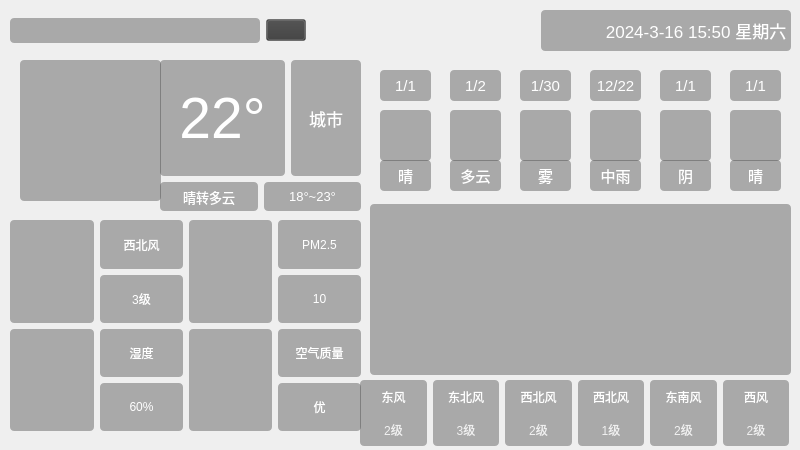
<?xml version="1.0" encoding="UTF-8"?>
<ui version="4.0">
 <class>MainWindow</class>
 <widget class="QMainWindow" name="MainWindow">
  <property name="geometry">
   <rect>
    <x>0</x>
    <y>0</y>
    <width>800</width>
    <height>450</height>
   </rect>
  </property>
  <property name="minimumSize">
   <size>
    <width>800</width>
    <height>450</height>
   </size>
  </property>
  <property name="maximumSize">
   <size>
    <width>800</width>
    <height>450</height>
   </size>
  </property>
  <property name="windowTitle">
   <string>MainWindow</string>
  </property>
  <property name="styleSheet">
   <string notr="true"/>
  </property>
  <widget class="QWidget" name="centralwidget">
   <layout class="QVBoxLayout" name="verticalLayout">
    <property name="leftMargin">
     <number>0</number>
    </property>
    <property name="topMargin">
     <number>0</number>
    </property>
    <property name="rightMargin">
     <number>0</number>
    </property>
    <property name="bottomMargin">
     <number>0</number>
    </property>
    <item>
     <widget class="QWidget" name="widget" native="true">
      <property name="styleSheet">
       <string notr="true">QWidget#widget{
	border-image: url(:/res/bg.jpg);
}

QLabel {
	border-radius: 4px;
	background-color: rgba(60, 60, 60, 100);
	color: rgb(255, 255, 255);
}

QPushButton{
	background-color: rgba(60, 60, 60, 100);
}

QLineEdit{
	border-radius: 4px;
	background-color: rgba(60, 60, 60, 100);
	color: rgb(255, 255, 255);
}</string>
      </property>
      <widget class="QWidget" name="widget_7" native="true">
       <property name="geometry">
        <rect>
         <x>370</x>
         <y>199</y>
         <width>421</width>
         <height>181</height>
        </rect>
       </property>
       <layout class="QVBoxLayout" name="verticalLayout_6">
        <property name="spacing">
         <number>0</number>
        </property>
        <property name="topMargin">
         <number>5</number>
        </property>
        <property name="bottomMargin">
         <number>5</number>
        </property>
        <item>
         <widget class="QLabel" name="lblHighCurve">
          <property name="minimumSize">
           <size>
            <width>0</width>
            <height>80</height>
           </size>
          </property>
          <property name="maximumSize">
           <size>
            <width>10000</width>
            <height>10000</height>
           </size>
          </property>
          <property name="styleSheet">
           <string notr="true">border-bottom-left-radius: 0px;
border-bottom-right-radius: 0px;</string>
          </property>
          <property name="text">
           <string/>
          </property>
          <property name="alignment">
           <set>Qt::AlignCenter</set>
          </property>
         </widget>
        </item>
        <item>
         <widget class="QLabel" name="lblLowCurve">
          <property name="minimumSize">
           <size>
            <width>0</width>
            <height>80</height>
           </size>
          </property>
          <property name="maximumSize">
           <size>
            <width>10000</width>
            <height>10000</height>
           </size>
          </property>
          <property name="styleSheet">
           <string notr="true">border-top-left-radius: 0px;
border-top-right-radius: 0px;</string>
          </property>
          <property name="text">
           <string/>
          </property>
          <property name="alignment">
           <set>Qt::AlignCenter</set>
          </property>
         </widget>
        </item>
       </layout>
      </widget>
      <widget class="QWidget" name="widget_4" native="true">
       <property name="geometry">
        <rect>
         <x>370</x>
         <y>70</y>
         <width>421</width>
         <height>161</height>
        </rect>
       </property>
       <widget class="QLabel" name="Weather_text_5">
        <property name="geometry">
         <rect>
          <x>290</x>
          <y>90</y>
          <width>51</width>
          <height>31</height>
         </rect>
        </property>
        <property name="font">
         <font>
          <pointsize>11</pointsize>
         </font>
        </property>
        <property name="text">
         <string>阴</string>
        </property>
        <property name="alignment">
         <set>Qt::AlignCenter</set>
        </property>
       </widget>
       <widget class="QLabel" name="Weather_4">
        <property name="geometry">
         <rect>
          <x>220</x>
          <y>40</y>
          <width>51</width>
          <height>51</height>
         </rect>
        </property>
        <property name="text">
         <string/>
        </property>
        <property name="pixmap">
         <pixmap resource="res.qrc">:/res/type/XiaoDaoZhongXue.png</pixmap>
        </property>
        <property name="scaledContents">
         <bool>true</bool>
        </property>
        <property name="alignment">
         <set>Qt::AlignCenter</set>
        </property>
       </widget>
       <widget class="QLabel" name="Weather_2">
        <property name="geometry">
         <rect>
          <x>80</x>
          <y>40</y>
          <width>51</width>
          <height>51</height>
         </rect>
        </property>
        <property name="text">
         <string/>
        </property>
        <property name="pixmap">
         <pixmap resource="res.qrc">:/res/type/DuoYun.png</pixmap>
        </property>
        <property name="scaledContents">
         <bool>true</bool>
        </property>
        <property name="alignment">
         <set>Qt::AlignCenter</set>
        </property>
       </widget>
       <widget class="QLabel" name="Weather_text_1">
        <property name="geometry">
         <rect>
          <x>10</x>
          <y>90</y>
          <width>51</width>
          <height>31</height>
         </rect>
        </property>
        <property name="font">
         <font>
          <pointsize>11</pointsize>
         </font>
        </property>
        <property name="text">
         <string>晴</string>
        </property>
        <property name="alignment">
         <set>Qt::AlignCenter</set>
        </property>
       </widget>
       <widget class="QLabel" name="Weather_text_3">
        <property name="geometry">
         <rect>
          <x>150</x>
          <y>90</y>
          <width>51</width>
          <height>31</height>
         </rect>
        </property>
        <property name="font">
         <font>
          <pointsize>11</pointsize>
         </font>
        </property>
        <property name="text">
         <string>雾</string>
        </property>
        <property name="alignment">
         <set>Qt::AlignCenter</set>
        </property>
       </widget>
       <widget class="QLabel" name="Weather_5">
        <property name="geometry">
         <rect>
          <x>290</x>
          <y>40</y>
          <width>51</width>
          <height>51</height>
         </rect>
        </property>
        <property name="text">
         <string/>
        </property>
        <property name="pixmap">
         <pixmap resource="res.qrc">:/res/type/Yin.png</pixmap>
        </property>
        <property name="scaledContents">
         <bool>true</bool>
        </property>
        <property name="alignment">
         <set>Qt::AlignCenter</set>
        </property>
       </widget>
       <widget class="QLabel" name="Weather_3">
        <property name="geometry">
         <rect>
          <x>150</x>
          <y>40</y>
          <width>51</width>
          <height>51</height>
         </rect>
        </property>
        <property name="text">
         <string/>
        </property>
        <property name="pixmap">
         <pixmap resource="res.qrc">:/res/type/Wu.png</pixmap>
        </property>
        <property name="scaledContents">
         <bool>true</bool>
        </property>
        <property name="alignment">
         <set>Qt::AlignCenter</set>
        </property>
       </widget>
       <widget class="QLabel" name="Weather_text_4">
        <property name="geometry">
         <rect>
          <x>220</x>
          <y>90</y>
          <width>51</width>
          <height>31</height>
         </rect>
        </property>
        <property name="font">
         <font>
          <pointsize>11</pointsize>
         </font>
        </property>
        <property name="text">
         <string>中雨</string>
        </property>
        <property name="alignment">
         <set>Qt::AlignCenter</set>
        </property>
       </widget>
       <widget class="QLabel" name="Weather_text_2">
        <property name="geometry">
         <rect>
          <x>80</x>
          <y>90</y>
          <width>51</width>
          <height>31</height>
         </rect>
        </property>
        <property name="font">
         <font>
          <pointsize>11</pointsize>
         </font>
        </property>
        <property name="text">
         <string>多云</string>
        </property>
        <property name="alignment">
         <set>Qt::AlignCenter</set>
        </property>
       </widget>
       <widget class="QLabel" name="Weather_1">
        <property name="geometry">
         <rect>
          <x>10</x>
          <y>40</y>
          <width>51</width>
          <height>51</height>
         </rect>
        </property>
        <property name="text">
         <string/>
        </property>
        <property name="pixmap">
         <pixmap resource="res.qrc">:/res/type/Qing.png</pixmap>
        </property>
        <property name="scaledContents">
         <bool>true</bool>
        </property>
        <property name="alignment">
         <set>Qt::AlignCenter</set>
        </property>
       </widget>
       <widget class="QLabel" name="Weather_6">
        <property name="geometry">
         <rect>
          <x>360</x>
          <y>40</y>
          <width>51</width>
          <height>51</height>
         </rect>
        </property>
        <property name="text">
         <string/>
        </property>
        <property name="pixmap">
         <pixmap resource="res.qrc">:/res/type/Qing.png</pixmap>
        </property>
        <property name="scaledContents">
         <bool>true</bool>
        </property>
        <property name="alignment">
         <set>Qt::AlignCenter</set>
        </property>
       </widget>
       <widget class="QLabel" name="Weather_text_6">
        <property name="geometry">
         <rect>
          <x>360</x>
          <y>90</y>
          <width>51</width>
          <height>31</height>
         </rect>
        </property>
        <property name="font">
         <font>
          <pointsize>11</pointsize>
         </font>
        </property>
        <property name="text">
         <string>晴</string>
        </property>
        <property name="alignment">
         <set>Qt::AlignCenter</set>
        </property>
       </widget>
       <widget class="QLabel" name="date_1">
        <property name="geometry">
         <rect>
          <x>10</x>
          <y>0</y>
          <width>51</width>
          <height>31</height>
         </rect>
        </property>
        <property name="font">
         <font>
          <pointsize>11</pointsize>
         </font>
        </property>
        <property name="styleSheet">
         <string notr="true"/>
        </property>
        <property name="text">
         <string>1/1</string>
        </property>
        <property name="alignment">
         <set>Qt::AlignCenter</set>
        </property>
       </widget>
       <widget class="QLabel" name="date_2">
        <property name="geometry">
         <rect>
          <x>80</x>
          <y>0</y>
          <width>51</width>
          <height>31</height>
         </rect>
        </property>
        <property name="font">
         <font>
          <pointsize>11</pointsize>
         </font>
        </property>
        <property name="text">
         <string>1/2</string>
        </property>
        <property name="alignment">
         <set>Qt::AlignCenter</set>
        </property>
       </widget>
       <widget class="QLabel" name="date_3">
        <property name="geometry">
         <rect>
          <x>150</x>
          <y>0</y>
          <width>51</width>
          <height>31</height>
         </rect>
        </property>
        <property name="font">
         <font>
          <pointsize>11</pointsize>
         </font>
        </property>
        <property name="text">
         <string>1/30</string>
        </property>
        <property name="alignment">
         <set>Qt::AlignCenter</set>
        </property>
       </widget>
       <widget class="QLabel" name="date_4">
        <property name="geometry">
         <rect>
          <x>220</x>
          <y>0</y>
          <width>51</width>
          <height>31</height>
         </rect>
        </property>
        <property name="font">
         <font>
          <pointsize>11</pointsize>
         </font>
        </property>
        <property name="text">
         <string>12/22</string>
        </property>
        <property name="alignment">
         <set>Qt::AlignCenter</set>
        </property>
       </widget>
       <widget class="QLabel" name="date_5">
        <property name="geometry">
         <rect>
          <x>290</x>
          <y>0</y>
          <width>51</width>
          <height>31</height>
         </rect>
        </property>
        <property name="font">
         <font>
          <pointsize>11</pointsize>
         </font>
        </property>
        <property name="text">
         <string>1/1</string>
        </property>
        <property name="alignment">
         <set>Qt::AlignCenter</set>
        </property>
       </widget>
       <widget class="QLabel" name="date_6">
        <property name="geometry">
         <rect>
          <x>360</x>
          <y>0</y>
          <width>51</width>
          <height>31</height>
         </rect>
        </property>
        <property name="font">
         <font>
          <pointsize>11</pointsize>
         </font>
        </property>
        <property name="text">
         <string>1/1</string>
        </property>
        <property name="alignment">
         <set>Qt::AlignCenter</set>
        </property>
       </widget>
      </widget>
      <widget class="QWidget" name="layoutWidget">
       <property name="geometry">
        <rect>
         <x>10</x>
         <y>10</y>
         <width>781</width>
         <height>41</height>
        </rect>
       </property>
       <layout class="QHBoxLayout" name="horizontalLayout">
        <item>
         <widget class="QLineEdit" name="search_edit">
          <property name="minimumSize">
           <size>
            <width>250</width>
            <height>25</height>
           </size>
          </property>
          <property name="text">
           <string extracomment="城市"/>
          </property>
         </widget>
        </item>
        <item>
         <widget class="QPushButton" name="search_btn">
          <property name="text">
           <string/>
          </property>
          <property name="icon">
           <iconset resource="res.qrc">
            <normaloff>:/res/search.png</normaloff>:/res/search.png</iconset>
          </property>
         </widget>
        </item>
        <item>
         <spacer name="horizontalSpacer">
          <property name="orientation">
           <enum>Qt::Horizontal</enum>
          </property>
          <property name="sizeHint" stdset="0">
           <size>
            <width>40</width>
            <height>20</height>
           </size>
          </property>
         </spacer>
        </item>
        <item>
         <widget class="QLabel" name="date_label">
          <property name="minimumSize">
           <size>
            <width>250</width>
            <height>0</height>
           </size>
          </property>
          <property name="font">
           <font>
            <pointsize>13</pointsize>
           </font>
          </property>
          <property name="text">
           <string>2024-3-16 15:50 星期六 </string>
          </property>
          <property name="alignment">
           <set>Qt::AlignRight|Qt::AlignTrailing|Qt::AlignVCenter</set>
          </property>
         </widget>
        </item>
       </layout>
      </widget>
      <widget class="QWidget" name="widget_3" native="true">
       <property name="geometry">
        <rect>
         <x>160</x>
         <y>60</y>
         <width>201</width>
         <height>151</height>
        </rect>
       </property>
       <layout class="QVBoxLayout" name="verticalLayout_2" stretch="4,1">
        <property name="leftMargin">
         <number>0</number>
        </property>
        <property name="topMargin">
         <number>0</number>
        </property>
        <property name="rightMargin">
         <number>0</number>
        </property>
        <property name="bottomMargin">
         <number>0</number>
        </property>
        <item>
         <layout class="QHBoxLayout" name="horizontalLayout_4">
          <item>
           <widget class="QLabel" name="temp_label">
            <property name="font">
             <font>
              <pointsize>43</pointsize>
             </font>
            </property>
            <property name="text">
             <string>22°</string>
            </property>
            <property name="alignment">
             <set>Qt::AlignCenter</set>
            </property>
           </widget>
          </item>
          <item>
           <widget class="QLabel" name="city_label">
            <property name="minimumSize">
             <size>
              <width>50</width>
              <height>0</height>
             </size>
            </property>
            <property name="maximumSize">
             <size>
              <width>70</width>
              <height>16777215</height>
             </size>
            </property>
            <property name="font">
             <font>
              <pointsize>13</pointsize>
             </font>
            </property>
            <property name="text">
             <string>城市</string>
            </property>
            <property name="alignment">
             <set>Qt::AlignCenter</set>
            </property>
           </widget>
          </item>
         </layout>
        </item>
        <item>
         <layout class="QHBoxLayout" name="horizontalLayout_3">
          <item>
           <widget class="QLabel" name="weather_info">
            <property name="font">
             <font>
              <pointsize>10</pointsize>
             </font>
            </property>
            <property name="text">
             <string>晴转多云</string>
            </property>
            <property name="alignment">
             <set>Qt::AlignCenter</set>
            </property>
           </widget>
          </item>
          <item>
           <widget class="QLabel" name="temp_info">
            <property name="font">
             <font>
              <pointsize>10</pointsize>
             </font>
            </property>
            <property name="text">
             <string>18°~23°</string>
            </property>
            <property name="alignment">
             <set>Qt::AlignCenter</set>
            </property>
           </widget>
          </item>
         </layout>
        </item>
       </layout>
      </widget>
      <widget class="QWidget" name="widget_8" native="true">
       <property name="geometry">
        <rect>
         <x>360</x>
         <y>380</y>
         <width>429</width>
         <height>66</height>
        </rect>
       </property>
       <layout class="QGridLayout" name="gridLayout_4">
        <property name="verticalSpacing">
         <number>0</number>
        </property>
        <item row="1" column="3">
         <widget class="QLabel" name="lblFl3">
          <property name="styleSheet">
           <string notr="true">border-top-left-radius: 0px;
border-top-right-radius: 0px;
color: rgb(240, 240, 240);</string>
          </property>
          <property name="text">
           <string>1级</string>
          </property>
          <property name="alignment">
           <set>Qt::AlignCenter</set>
          </property>
         </widget>
        </item>
        <item row="0" column="3">
         <widget class="QLabel" name="lblFx3">
          <property name="styleSheet">
           <string notr="true">border-bottom-left-radius: 0px;
border-bottom-right-radius: 0px;</string>
          </property>
          <property name="text">
           <string>西北风</string>
          </property>
          <property name="alignment">
           <set>Qt::AlignCenter</set>
          </property>
         </widget>
        </item>
        <item row="1" column="1">
         <widget class="QLabel" name="lblFl1">
          <property name="styleSheet">
           <string notr="true">border-top-left-radius: 0px;
border-top-right-radius: 0px;
color: rgb(240, 240, 240);</string>
          </property>
          <property name="text">
           <string>3级</string>
          </property>
          <property name="alignment">
           <set>Qt::AlignCenter</set>
          </property>
         </widget>
        </item>
        <item row="1" column="4">
         <widget class="QLabel" name="lblFl4">
          <property name="styleSheet">
           <string notr="true">border-top-left-radius: 0px;
border-top-right-radius: 0px;
color: rgb(240, 240, 240);</string>
          </property>
          <property name="text">
           <string>2级</string>
          </property>
          <property name="alignment">
           <set>Qt::AlignCenter</set>
          </property>
         </widget>
        </item>
        <item row="0" column="1">
         <widget class="QLabel" name="lblFx1">
          <property name="styleSheet">
           <string notr="true">border-bottom-left-radius: 0px;
border-bottom-right-radius: 0px;</string>
          </property>
          <property name="text">
           <string>东北风</string>
          </property>
          <property name="alignment">
           <set>Qt::AlignCenter</set>
          </property>
         </widget>
        </item>
        <item row="1" column="2">
         <widget class="QLabel" name="lblFl2">
          <property name="styleSheet">
           <string notr="true">border-top-left-radius: 0px;
border-top-right-radius: 0px;
color: rgb(240, 240, 240);</string>
          </property>
          <property name="text">
           <string>2级</string>
          </property>
          <property name="alignment">
           <set>Qt::AlignCenter</set>
          </property>
         </widget>
        </item>
        <item row="1" column="0">
         <widget class="QLabel" name="lblFl0">
          <property name="styleSheet">
           <string notr="true">border-top-left-radius: 0px;
border-top-right-radius: 0px;
color: rgb(240, 240, 240);</string>
          </property>
          <property name="text">
           <string>2级</string>
          </property>
          <property name="alignment">
           <set>Qt::AlignCenter</set>
          </property>
         </widget>
        </item>
        <item row="0" column="2">
         <widget class="QLabel" name="lblFx2">
          <property name="styleSheet">
           <string notr="true">border-bottom-left-radius: 0px;
border-bottom-right-radius: 0px;</string>
          </property>
          <property name="text">
           <string>西北风</string>
          </property>
          <property name="alignment">
           <set>Qt::AlignCenter</set>
          </property>
         </widget>
        </item>
        <item row="0" column="4">
         <widget class="QLabel" name="lblFx4">
          <property name="styleSheet">
           <string notr="true">border-bottom-left-radius: 0px;
border-bottom-right-radius: 0px;</string>
          </property>
          <property name="text">
           <string>东南风</string>
          </property>
          <property name="alignment">
           <set>Qt::AlignCenter</set>
          </property>
         </widget>
        </item>
        <item row="0" column="0">
         <widget class="QLabel" name="lblFx0">
          <property name="styleSheet">
           <string notr="true">border-bottom-left-radius: 0px;
border-bottom-right-radius: 0px;</string>
          </property>
          <property name="text">
           <string>东风</string>
          </property>
          <property name="alignment">
           <set>Qt::AlignCenter</set>
          </property>
         </widget>
        </item>
        <item row="0" column="5">
         <widget class="QLabel" name="lblFx5">
          <property name="styleSheet">
           <string notr="true">border-bottom-left-radius: 0px;
border-bottom-right-radius: 0px;</string>
          </property>
          <property name="text">
           <string>西风</string>
          </property>
          <property name="alignment">
           <set>Qt::AlignCenter</set>
          </property>
         </widget>
        </item>
        <item row="1" column="5">
         <widget class="QLabel" name="lblFl5">
          <property name="styleSheet">
           <string notr="true">border-top-left-radius: 0px;
border-top-right-radius: 0px;
color: rgb(240, 240, 240);</string>
          </property>
          <property name="text">
           <string>2级</string>
          </property>
          <property name="alignment">
           <set>Qt::AlignCenter</set>
          </property>
         </widget>
        </item>
       </layout>
      </widget>
      <widget class="QWidget" name="widget_2" native="true">
       <property name="geometry">
        <rect>
         <x>10</x>
         <y>220</y>
         <width>351</width>
         <height>211</height>
        </rect>
       </property>
       <property name="styleSheet">
        <string notr="true"/>
       </property>
       <layout class="QGridLayout" name="gridLayout">
        <item row="0" column="1">
         <layout class="QHBoxLayout" name="horizontalLayout_6">
          <item>
           <widget class="QLabel" name="label_8">
            <property name="text">
             <string/>
            </property>
            <property name="pixmap">
             <pixmap resource="res.qrc">:/res/pm25.png</pixmap>
            </property>
            <property name="scaledContents">
             <bool>true</bool>
            </property>
           </widget>
          </item>
          <item>
           <layout class="QVBoxLayout" name="verticalLayout_3">
            <item>
             <widget class="QLabel" name="pm25_label">
              <property name="minimumSize">
               <size>
                <width>60</width>
                <height>0</height>
               </size>
              </property>
              <property name="text">
               <string>PM2.5</string>
              </property>
              <property name="alignment">
               <set>Qt::AlignCenter</set>
              </property>
             </widget>
            </item>
            <item>
             <widget class="QLabel" name="pm25_level_label">
              <property name="text">
               <string>10</string>
              </property>
              <property name="alignment">
               <set>Qt::AlignCenter</set>
              </property>
             </widget>
            </item>
           </layout>
          </item>
         </layout>
        </item>
        <item row="1" column="0">
         <layout class="QHBoxLayout" name="horizontalLayout_7">
          <item>
           <widget class="QLabel" name="label_11">
            <property name="text">
             <string/>
            </property>
            <property name="pixmap">
             <pixmap resource="res.qrc">:/res/humidity.png</pixmap>
            </property>
            <property name="scaledContents">
             <bool>true</bool>
            </property>
           </widget>
          </item>
          <item>
           <layout class="QVBoxLayout" name="verticalLayout_4">
            <item>
             <widget class="QLabel" name="humidity_label">
              <property name="minimumSize">
               <size>
                <width>60</width>
                <height>0</height>
               </size>
              </property>
              <property name="text">
               <string>湿度</string>
              </property>
              <property name="alignment">
               <set>Qt::AlignCenter</set>
              </property>
             </widget>
            </item>
            <item>
             <widget class="QLabel" name="humidity_percent">
              <property name="text">
               <string>60%</string>
              </property>
              <property name="alignment">
               <set>Qt::AlignCenter</set>
              </property>
             </widget>
            </item>
           </layout>
          </item>
         </layout>
        </item>
        <item row="1" column="1">
         <layout class="QHBoxLayout" name="horizontalLayout_8">
          <item>
           <widget class="QLabel" name="label_14">
            <property name="text">
             <string/>
            </property>
            <property name="pixmap">
             <pixmap resource="res.qrc">:/res/aqi.png</pixmap>
            </property>
            <property name="scaledContents">
             <bool>true</bool>
            </property>
           </widget>
          </item>
          <item>
           <layout class="QVBoxLayout" name="verticalLayout_5">
            <item>
             <widget class="QLabel" name="air_label">
              <property name="sizePolicy">
               <sizepolicy hsizetype="Minimum" vsizetype="Preferred">
                <horstretch>0</horstretch>
                <verstretch>0</verstretch>
               </sizepolicy>
              </property>
              <property name="minimumSize">
               <size>
                <width>60</width>
                <height>0</height>
               </size>
              </property>
              <property name="text">
               <string>空气质量</string>
              </property>
              <property name="alignment">
               <set>Qt::AlignCenter</set>
              </property>
             </widget>
            </item>
            <item>
             <widget class="QLabel" name="air_level_label">
              <property name="text">
               <string>优</string>
              </property>
              <property name="alignment">
               <set>Qt::AlignCenter</set>
              </property>
             </widget>
            </item>
           </layout>
          </item>
         </layout>
        </item>
        <item row="0" column="0">
         <layout class="QHBoxLayout" name="horizontalLayout_5">
          <item>
           <widget class="QLabel" name="label_78">
            <property name="text">
             <string/>
            </property>
            <property name="pixmap">
             <pixmap resource="res.qrc">:/res/wind.png</pixmap>
            </property>
            <property name="scaledContents">
             <bool>true</bool>
            </property>
           </widget>
          </item>
          <item>
           <layout class="QVBoxLayout" name="verticalLayout_7">
            <item>
             <widget class="QLabel" name="wind_label">
              <property name="minimumSize">
               <size>
                <width>60</width>
                <height>0</height>
               </size>
              </property>
              <property name="text">
               <string>西北风</string>
              </property>
              <property name="alignment">
               <set>Qt::AlignCenter</set>
              </property>
             </widget>
            </item>
            <item>
             <widget class="QLabel" name="wind_level_label">
              <property name="text">
               <string>3级</string>
              </property>
              <property name="alignment">
               <set>Qt::AlignCenter</set>
              </property>
             </widget>
            </item>
           </layout>
          </item>
         </layout>
        </item>
       </layout>
      </widget>
      <widget class="QWidget" name="widget_5" native="true">
       <property name="geometry">
        <rect>
         <x>20</x>
         <y>60</y>
         <width>141</width>
         <height>141</height>
        </rect>
       </property>
       <layout class="QHBoxLayout" name="horizontalLayout_2">
        <item>
         <widget class="QLabel" name="weather_label">
          <property name="text">
           <string/>
          </property>
          <property name="pixmap">
           <pixmap resource="res.qrc">:/res/type/DuoYun.png</pixmap>
          </property>
          <property name="scaledContents">
           <bool>true</bool>
          </property>
          <property name="alignment">
           <set>Qt::AlignCenter</set>
          </property>
         </widget>
        </item>
       </layout>
      </widget>
     </widget>
    </item>
   </layout>
  </widget>
  <action name="act_exit">
   <property name="icon">
    <iconset resource="res.qrc">
     <normaloff>:/res/close.png</normaloff>:/res/close.png</iconset>
   </property>
   <property name="text">
    <string>退出</string>
   </property>
   <property name="menuRole">
    <enum>QAction::NoRole</enum>
   </property>
  </action>
  <action name="act_reflush">
   <property name="text">
    <string>刷新</string>
   </property>
   <property name="menuRole">
    <enum>QAction::NoRole</enum>
   </property>
  </action>
 </widget>
 <resources>
  <include location="res.qrc"/>
 </resources>
 <connections/>
</ui>
